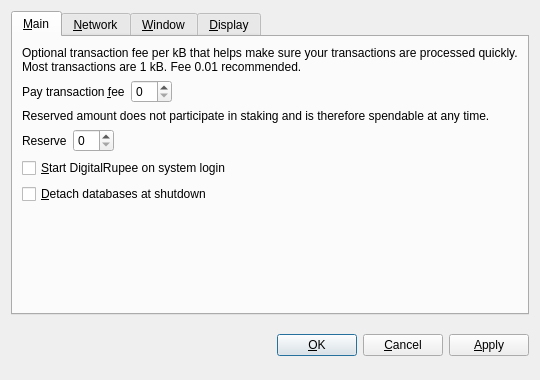
<?xml version="1.0" encoding="UTF-8"?>
<ui version="4.0">
 <class>OptionsDialog</class>
 <widget class="QDialog" name="OptionsDialog">
  <property name="geometry">
   <rect>
    <x>0</x>
    <y>0</y>
    <width>540</width>
    <height>380</height>
   </rect>
  </property>
  <property name="windowTitle">
   <string>Options</string>
  </property>
  <property name="modal">
   <bool>true</bool>
  </property>
  <layout class="QVBoxLayout" name="verticalLayout">
   <item>
    <widget class="QTabWidget" name="tabWidget">
     <property name="tabPosition">
      <enum>QTabWidget::North</enum>
     </property>
     <property name="currentIndex">
      <number>0</number>
     </property>
     <widget class="QWidget" name="tabMain">
      <attribute name="title">
       <string>&amp;Main</string>
      </attribute>
      <layout class="QVBoxLayout" name="verticalLayout_Main">
       <item>
        <widget class="QLabel" name="transactionFeeInfoLabel">
         <property name="text">
          <string>Optional transaction fee per kB that helps make sure your transactions are processed quickly. Most transactions are 1 kB. Fee 0.01 recommended.</string>
         </property>
         <property name="textFormat">
          <enum>Qt::PlainText</enum>
         </property>
         <property name="wordWrap">
          <bool>true</bool>
         </property>
        </widget>
       </item>
       <item>
        <layout class="QHBoxLayout" name="horizontalLayoutFee">
         <item>
          <widget class="QLabel" name="transactionFeeLabel">
           <property name="text">
            <string>Pay transaction &amp;fee</string>
           </property>
           <property name="textFormat">
            <enum>Qt::PlainText</enum>
           </property>
           <property name="buddy">
            <cstring>transactionFee</cstring>
           </property>
          </widget>
         </item>
         <item>
          <widget class="BitcoinAmountField" name="transactionFee"/>
         </item>
         <item>
          <spacer name="horizontalSpacerFee">
           <property name="orientation">
            <enum>Qt::Horizontal</enum>
           </property>
           <property name="sizeHint" stdset="0">
            <size>
             <width>40</width>
             <height>20</height>
            </size>
           </property>
          </spacer>
         </item>
        </layout>
       </item>
       <item>
        <widget class="QLabel" name="reserveBalanceInfoLabel">
         <property name="text">
          <string>Reserved amount does not participate in staking and is therefore spendable at any time.</string>
         </property>
         <property name="textFormat">
          <enum>Qt::PlainText</enum>
         </property>
         <property name="wordWrap">
          <bool>true</bool>
         </property>
        </widget>
       </item>
       <item>
        <layout class="QHBoxLayout" name="horizontalLayoutReserveBalance">
         <item>
          <widget class="QLabel" name="reserveBalanceLabel">
           <property name="text">
            <string>Reserve</string>
           </property>
           <property name="textFormat">
            <enum>Qt::PlainText</enum>
           </property>
           <property name="buddy">
            <cstring>reserveBalance</cstring>
           </property>
          </widget>
         </item>
         <item>
          <widget class="BitcoinAmountField" name="reserveBalance"/>
         </item>
         <item>
          <spacer name="horizontalSpacerReserveBalance">
           <property name="orientation">
            <enum>Qt::Horizontal</enum>
           </property>
           <property name="sizeHint" stdset="0">
            <size>
             <width>40</width>
             <height>20</height>
            </size>
           </property>
          </spacer>
         </item>
        </layout>
       </item>
       <item>
        <widget class="QCheckBox" name="bitcoinAtStartup">
         <property name="toolTip">
          <string>Automatically start DigitalRupee after logging in to the system.</string>
         </property>
         <property name="text">
          <string>&amp;Start DigitalRupee on system login</string>
         </property>
        </widget>
       </item>
       <item>
        <widget class="QCheckBox" name="detachDatabases">
         <property name="toolTip">
          <string>Detach block and address databases at shutdown. This means they can be moved to another data directory, but it slows down shutdown. The wallet is always detached.</string>
         </property>
         <property name="text">
          <string>&amp;Detach databases at shutdown</string>
         </property>
        </widget>
       </item>
       <item>
        <spacer name="verticalSpacer_Main">
         <property name="orientation">
          <enum>Qt::Vertical</enum>
         </property>
         <property name="sizeHint" stdset="0">
          <size>
           <width>20</width>
           <height>40</height>
          </size>
         </property>
        </spacer>
       </item>
      </layout>
     </widget>
     <widget class="QWidget" name="tabNetwork">
      <attribute name="title">
       <string>&amp;Network</string>
      </attribute>
      <layout class="QVBoxLayout" name="verticalLayout_Network">
       <item>
        <widget class="QCheckBox" name="mapPortUpnp">
         <property name="toolTip">
          <string>Automatically open the DigitalRupee client port on the router. This only works when your router supports UPnP and it is enabled.</string>
         </property>
         <property name="text">
          <string>Map port using &amp;UPnP</string>
         </property>
        </widget>
       </item>
       <item>
        <widget class="QCheckBox" name="connectSocks">
         <property name="toolTip">
          <string>Connect to the DigitalRupee network through a SOCKS proxy (e.g. when connecting through Tor).</string>
         </property>
         <property name="text">
          <string>&amp;Connect through SOCKS proxy:</string>
         </property>
        </widget>
       </item>
       <item>
        <layout class="QHBoxLayout" name="horizontalLayout_Network">
         <item>
          <widget class="QLabel" name="proxyIpLabel">
           <property name="text">
            <string>Proxy &amp;IP:</string>
           </property>
           <property name="textFormat">
            <enum>Qt::PlainText</enum>
           </property>
           <property name="buddy">
            <cstring>proxyIp</cstring>
           </property>
          </widget>
         </item>
         <item>
          <widget class="QValidatedLineEdit" name="proxyIp">
           <property name="maximumSize">
            <size>
             <width>140</width>
             <height>16777215</height>
            </size>
           </property>
           <property name="toolTip">
            <string>IP address of the proxy (e.g. 127.0.0.1)</string>
           </property>
          </widget>
         </item>
         <item>
          <widget class="QLabel" name="proxyPortLabel">
           <property name="text">
            <string>&amp;Port:</string>
           </property>
           <property name="textFormat">
            <enum>Qt::PlainText</enum>
           </property>
           <property name="buddy">
            <cstring>proxyPort</cstring>
           </property>
          </widget>
         </item>
         <item>
          <widget class="QLineEdit" name="proxyPort">
           <property name="maximumSize">
            <size>
             <width>55</width>
             <height>16777215</height>
            </size>
           </property>
           <property name="toolTip">
            <string>Port of the proxy (e.g. 9050)</string>
           </property>
          </widget>
         </item>
         <item>
          <widget class="QLabel" name="socksVersionLabel">
           <property name="text">
            <string>SOCKS &amp;Version:</string>
           </property>
           <property name="textFormat">
            <enum>Qt::PlainText</enum>
           </property>
           <property name="buddy">
            <cstring>socksVersion</cstring>
           </property>
          </widget>
         </item>
         <item>
          <widget class="QValueComboBox" name="socksVersion">
           <property name="toolTip">
            <string>SOCKS version of the proxy (e.g. 5)</string>
           </property>
          </widget>
         </item>
         <item>
          <spacer name="horizontalSpacer_Network">
           <property name="orientation">
            <enum>Qt::Horizontal</enum>
           </property>
           <property name="sizeHint" stdset="0">
            <size>
             <width>40</width>
             <height>20</height>
            </size>
           </property>
          </spacer>
         </item>
        </layout>
       </item>
       <item>
        <spacer name="verticalSpacer_Network">
         <property name="orientation">
          <enum>Qt::Vertical</enum>
         </property>
         <property name="sizeHint" stdset="0">
          <size>
           <width>20</width>
           <height>40</height>
          </size>
         </property>
        </spacer>
       </item>
      </layout>
     </widget>
     <widget class="QWidget" name="tabWindow">
      <attribute name="title">
       <string>&amp;Window</string>
      </attribute>
      <layout class="QVBoxLayout" name="verticalLayout_Window">
       <item>
        <widget class="QCheckBox" name="minimizeToTray">
         <property name="toolTip">
          <string>Show only a tray icon after minimizing the window.</string>
         </property>
         <property name="text">
          <string>&amp;Minimize to the tray instead of the taskbar</string>
         </property>
        </widget>
       </item>
       <item>
        <widget class="QCheckBox" name="minimizeOnClose">
         <property name="toolTip">
          <string>Minimize instead of exit the application when the window is closed. When this option is enabled, the application will be closed only after selecting Quit in the menu.</string>
         </property>
         <property name="text">
          <string>M&amp;inimize on close</string>
         </property>
        </widget>
       </item>
       <item>
        <spacer name="verticalSpacer_Window">
         <property name="orientation">
          <enum>Qt::Vertical</enum>
         </property>
         <property name="sizeHint" stdset="0">
          <size>
           <width>20</width>
           <height>40</height>
          </size>
         </property>
        </spacer>
       </item>
      </layout>
     </widget>
     <widget class="QWidget" name="tabDisplay">
      <attribute name="title">
       <string>&amp;Display</string>
      </attribute>
      <layout class="QVBoxLayout" name="verticalLayout_Display">
       <item>
        <layout class="QHBoxLayout" name="horizontalLayout_1_Display">
         <item>
          <widget class="QLabel" name="langLabel">
           <property name="text">
            <string>User Interface &amp;language:</string>
           </property>
           <property name="textFormat">
            <enum>Qt::PlainText</enum>
           </property>
           <property name="buddy">
            <cstring>lang</cstring>
           </property>
          </widget>
         </item>
         <item>
          <widget class="QValueComboBox" name="lang">
           <property name="toolTip">
            <string>The user interface language can be set here. This setting will take effect after restarting DigitalRupee.</string>
           </property>
          </widget>
         </item>
        </layout>
       </item>
       <item>
        <layout class="QHBoxLayout" name="horizontalLayout_2_Display">
         <item>
          <widget class="QLabel" name="unitLabel">
           <property name="text">
            <string>&amp;Unit to show amounts in:</string>
           </property>
           <property name="textFormat">
            <enum>Qt::PlainText</enum>
           </property>
           <property name="buddy">
            <cstring>unit</cstring>
           </property>
          </widget>
         </item>
         <item>
          <widget class="QValueComboBox" name="unit">
           <property name="toolTip">
            <string>Choose the default subdivision unit to show in the interface and when sending coins.</string>
           </property>
          </widget>
         </item>
        </layout>
       </item>
       <item>
        <widget class="QCheckBox" name="displayAddresses">
         <property name="toolTip">
          <string>Whether to show DigitalRupee addresses in the transaction list or not.</string>
         </property>
         <property name="text">
          <string>&amp;Display addresses in transaction list</string>
         </property>
        </widget>
       </item>
       <item>
        <widget class="QCheckBox" name="coinControlFeatures">
         <property name="toolTip">
          <string>Whether to show coin control features or not.</string>
         </property>
         <property name="text">
          <string>Display coin &amp;control features (experts only!)</string>
         </property>
        </widget>
       </item>
       <item>
        <spacer name="verticalSpacer_Display">
         <property name="orientation">
          <enum>Qt::Vertical</enum>
         </property>
         <property name="sizeHint" stdset="0">
          <size>
           <width>20</width>
           <height>40</height>
          </size>
         </property>
        </spacer>
       </item>
      </layout>
     </widget>
    </widget>
   </item>
   <item>
    <layout class="QHBoxLayout" name="horizontalLayout_Buttons">
     <item>
      <spacer name="horizontalSpacer_1">
       <property name="orientation">
        <enum>Qt::Horizontal</enum>
       </property>
       <property name="sizeHint" stdset="0">
        <size>
         <width>40</width>
         <height>48</height>
        </size>
       </property>
      </spacer>
     </item>
     <item>
      <widget class="QLabel" name="statusLabel">
       <property name="font">
        <font>
         <weight>75</weight>
         <bold>true</bold>
        </font>
       </property>
       <property name="text">
        <string/>
       </property>
       <property name="textFormat">
        <enum>Qt::PlainText</enum>
       </property>
       <property name="wordWrap">
        <bool>true</bool>
       </property>
      </widget>
     </item>
     <item>
      <spacer name="horizontalSpacer_2">
       <property name="orientation">
        <enum>Qt::Horizontal</enum>
       </property>
       <property name="sizeHint" stdset="0">
        <size>
         <width>40</width>
         <height>48</height>
        </size>
       </property>
      </spacer>
     </item>
     <item>
      <widget class="QPushButton" name="okButton">
       <property name="text">
        <string>&amp;OK</string>
       </property>
      </widget>
     </item>
     <item>
      <widget class="QPushButton" name="cancelButton">
       <property name="text">
        <string>&amp;Cancel</string>
       </property>
       <property name="autoDefault">
        <bool>false</bool>
       </property>
      </widget>
     </item>
     <item>
      <widget class="QPushButton" name="applyButton">
       <property name="text">
        <string>&amp;Apply</string>
       </property>
       <property name="autoDefault">
        <bool>false</bool>
       </property>
      </widget>
     </item>
    </layout>
   </item>
  </layout>
 </widget>
 <customwidgets>
  <customwidget>
   <class>BitcoinAmountField</class>
   <extends>QSpinBox</extends>
   <header>bitcoinamountfield.h</header>
  </customwidget>
  <customwidget>
   <class>QValueComboBox</class>
   <extends>QComboBox</extends>
   <header>qvaluecombobox.h</header>
  </customwidget>
  <customwidget>
   <class>QValidatedLineEdit</class>
   <extends>QLineEdit</extends>
   <header>qvalidatedlineedit.h</header>
  </customwidget>
 </customwidgets>
 <resources/>
 <connections/>
</ui>
